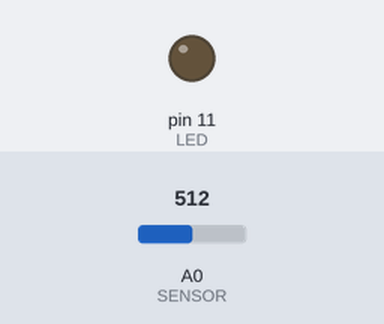
Bench run of a sketch on a simulated Arduino Uno, built with avr-gcc and run on an emulated ATmega328P. Shown: output pins drawn as LEDs (lit = HIGH). Inputs (shaded band) come from the test bench; at power-on: A0 (SENSOR) = 512. What the sketch prints to the serial monitor is not drawn.

Above: at 1.2 s.
1.3 s: A0 (SENSOR) set to 788
3.1 s: A0 (SENSOR) set to 820
At 4.2 s:
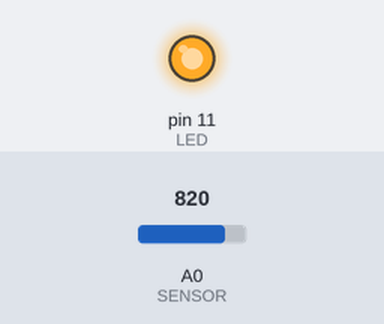
Timing chart, 0 to 6.1 s (numbered marks = the images above; inputs shaded):
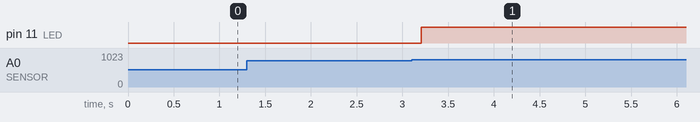

The sketch:

SS7.ino
```cpp
// DEMO FOR SENDING SERIAL DATA FROM ARDUINO TO PROCESSING
//READS ANALOG SENSOR AND WRITES VALUE TO SERIAL PORT


const int LED = 11;
const int SENSOR = A0; //sensor hooked up to analog pin A0
int val = 0;
const int potPin = A0;  //potentiometer middle pin
int reading = 0;

void setup() {
  pinMode (SENSOR, INPUT);
  Serial.begin(9600); // Start serial communication at 9600 baud
  pinMode(LED, OUTPUT);
}

void loop() {
  val = analogRead(SENSOR); //read sensor and assign to variable called val
  val = val / 4; //divide val by 4 or remap values to get byte-sized 0-255
  delay(100); // Wait 100 milliseconds

  /////////Uncomment Serial.print() OR Serial.write() and not both!//////////////


  //Serial. println(val); //to send human-readable data to Arduino monitor
  Serial.write(val);  //to send binary data to Processing

  if(val > 200 && val < 257){
    digitalWrite(LED, HIGH);
    delay(10);
  } else{
    digitalWrite(LED, LOW);
  }


}
```

Measured:
- the behaviour switches between 803 and 804 on A0 (SENSOR) (found by bisection; images 0 and 1)
- after the input at 1.3 s, every drawn part: stays the same
- after the input at 3.1 s, pin 11 (LED): LOW → HIGH after 0.10 s
